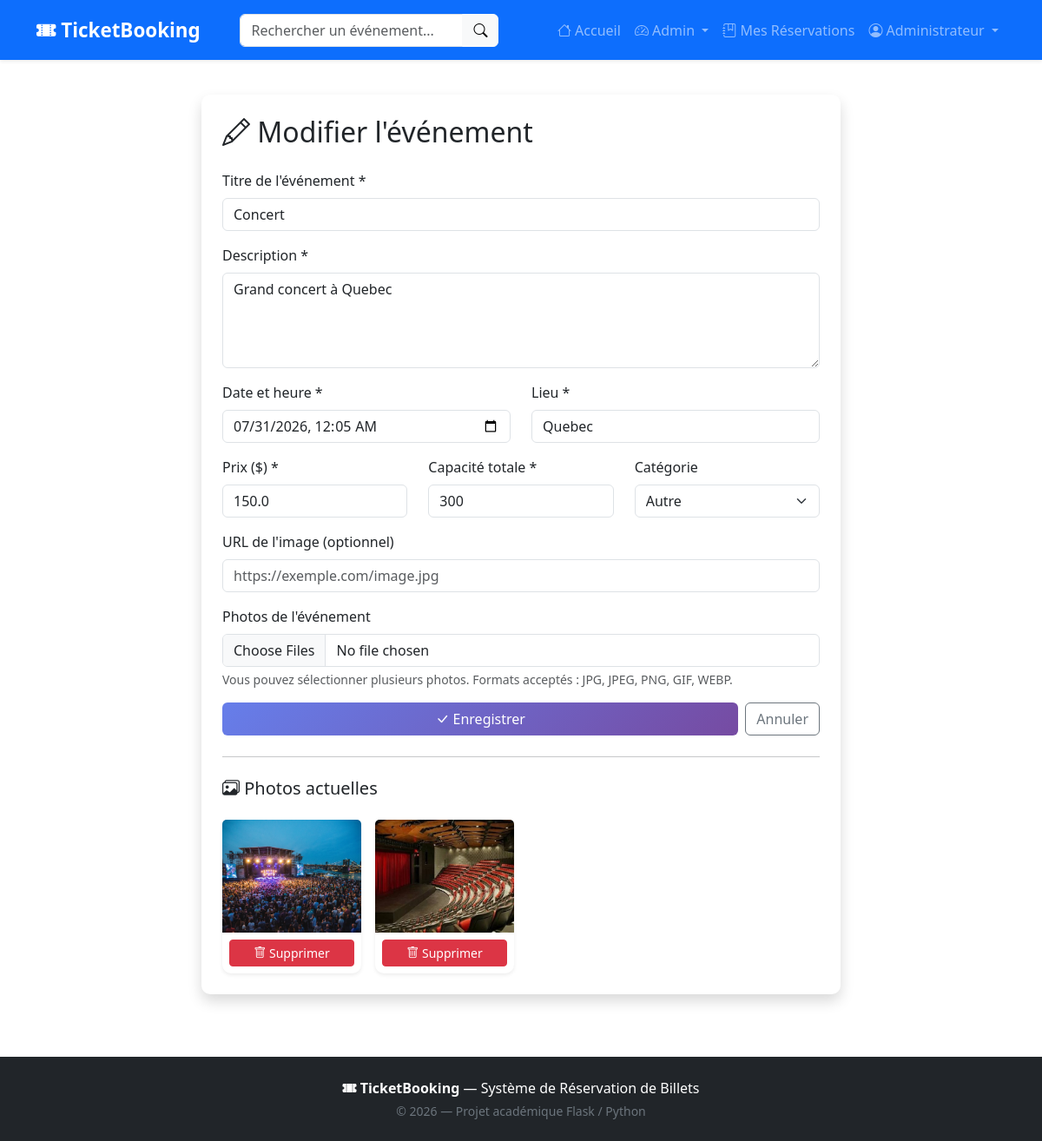
The app's page /admin/events/edit/2 (signed in) with its own data.
### app/models/user.py (models this page shows, shortened)
class User(db.Model, UserMixin):
    __tablename__ = 'users'
    id = db.Column(db.Integer, primary_key=True)
    nom = db.Column(db.String(100), nullable=False)
    email = db.Column(db.String(120), unique=True, nullable=False)
    password = db.Column(db.String(200), nullable=False)
    role = db.Column(db.String(20), nullable=False, default='user')
    bookings = db.relationship('Booking', backref='user', lazy=True, cascade='all, delete-orphan')
    def is_admin(self):
        return self.role == 'admin'

### app/models/event.py (models this page shows, shortened)
class Event(db.Model):
    __tablename__ = 'events'
    id = db.Column(db.Integer, primary_key=True)
    titre = db.Column(db.String(200), nullable=False)
    description = db.Column(db.Text, nullable=False)
    date = db.Column(db.DateTime, nullable=False)
    lieu = db.Column(db.String(200), nullable=False)
    prix = db.Column(db.Float, nullable=False, default=0.0)
    capacite = db.Column(db.Integer, nullable=False)
    places_disponibles = db.Column(db.Integer, nullable=False)
    categorie = db.Column(db.String(50), nullable=False, default='Général')
    image_url = db.Column(db.String(500), default='')
    bookings = db.relationship('Booking', backref='event', lazy=True, cascade='all, delete-orphan')
    photos = db.relationship(
        "EventPhoto",
        backref="event",
        lazy=True,
        cascade="all, delete-orphan"
    )

### app/models/event_photo.py (models this page shows, shortened)
class EventPhoto(db.Model):
    __tablename__ = "event_photos"
    id = db.Column(db.Integer, primary_key=True)
    event_id = db.Column(
        db.Integer,
        db.ForeignKey("events.id"),
        nullable=False,
        index=True
    )
    filename = db.Column(db.String(255), nullable=False)
    original_filename = db.Column(db.String(255), nullable=True)
    caption = db.Column(db.String(255), nullable=True)
    uploaded_at = db.Column(
        db.DateTime,
        nullable=False,
        default=datetime.utcnow
    )

### app/routes/event_routes.py (the view, shortened to what this page needs)
@event_bp.route('/admin/events/edit/<int:event_id>', methods=['GET', 'POST'])
@login_required
@admin_required
def admin_edit_event(event_id):
    event = Event.query.get_or_404(event_id)
    return render_template('admin_event_form.html', action='edit', event=event)

### app/models/user.py (called while the page is built)
@login_manager.user_loader
def load_user(user_id):
    return User.query.get(int(user_id))

### app/utils/auth.py (called while the page is built)
def admin_required(f):
    @wraps(f)
    def decorated_function(*args, **kwargs):
        if not current_user.is_admin():
            flash('Accès réservé aux administrateurs.', 'danger')
            return redirect(url_for('event.index'))
        return f(*args, **kwargs)
    return decorated_function

### app/templates/admin_event_form.html (shortened to what this page needs)
{% extends "base.html" %}
{% block content %}
<div class="row justify-content-center">
    <div class="col-md-8">
        <div class="card shadow">
            <div class="card-body p-4">
                <h2 class="mb-4">
                    {% if action == 'add' %}
                        <i class="bi bi-plus-circle"></i> Ajouter un événement
                    {% else %}
                        <i class="bi bi-pencil"></i> Modifier l'événement
                    {% endif %}
                </h2>
                <form method="POST"
                      enctype="multipart/form-data"
                      action="{% if action == 'add' %}{{ url_for('event.admin_add_event') }}{% else %}{{ url_for('event.admin_edit_event', event_id=event.id) }}{% endif %}">
                    <div class="mb-3">
                        <label for="titre" class="form-label">Titre de l'événement *</label>
                        <input type="text" class="form-control" id="titre" name="titre"
                               value="{% if action == 'edit' %}{{ event.titre }}{% elif titre is defined %}{{ titre }}{% endif %}"
                               required>
                    </div>
                    <div class="mb-3">
                        <label for="description" class="form-label">Description *</label>
                        <textarea class="form-control" id="description" name="description"
                                  rows="4" required>{% if action == 'edit' %}{{ event.description }}{% elif description is defined %}{{ description }}{% endif %}</textarea>
                    </div>
                    <div class="row">
                        <div class="col-md-6 mb-3">
                            <label for="date" class="form-label">Date et heure *</label>
                            <input type="datetime-local" class="form-control" id="date" name="date"
                                   value="{% if action == 'edit' %}{{ event.date.strftime('%Y-%m-%dT%H:%M') }}{% endif %}"
                                   required>
                        </div>
                        <div class="col-md-6 mb-3">
                            <label for="lieu" class="form-label">Lieu *</label>
                            <input type="text" class="form-control" id="lieu" name="lieu"
                                   value="{% if action == 'edit' %}{{ event.lieu }}{% elif lieu is defined %}{{ lieu }}{% endif %}"
                                   required>
                        </div>
                    </div>
                    <div class="row">
                        <div class="col-md-4 mb-3">
                            <label for="prix" class="form-label">Prix ($) *</label>
                            <input type="number" class="form-control" id="prix" name="prix"
                                   step="0.01" min="0"
                                   value="{% if action == 'edit' %}{{ event.prix }}{% elif prix is defined %}{{ prix }}{% else %}0{% endif %}"
                                   required>
                        </div>
                        <div class="col-md-4 mb-3">
                            <label for="capacite" class="form-label">Capacité totale *</label>
                            <input type="number" class="form-control" id="capacite" name="capacite"
                                   min="1"
                                   value="{% if action == 'edit' %}{{ event.capacite }}{% elif capacite is defined %}{{ capacite }}{% else %}100{% endif %}"
                                   required>
                        </div>
                        <div class="col-md-4 mb-3">
                            <label for="categorie" class="form-label">Catégorie</label>
                            <select class="form-select" id="categorie" name="categorie">
                                {% set cats = ['Concert', 'Sport', 'Théâtre', 'Conférence', 'Festival', 'Cinéma', 'Autre'] %}
                                {% for cat in cats %}
                                    <option value="{{ cat }}"
                                        {% if action == 'edit' and event.categorie == cat %}selected{% endif %}
                                        {% if categorie is defined and categorie == cat %}selected{% endif %}>
                                        {{ cat }}
                                    </option>
                                {% endfor %}
                            </select>
                        </div>
                    </div>
                    <div class="mb-3">
                        <label for="image_url" class="form-label">URL de l'image (optionnel)</label>
                        <input type="url" class="form-control" id="image_url" name="image_url"
                               value="{% if action == 'edit' %}{{ event.image_url }}{% elif image_url is defined %}{{ image_url }}{% endif %}"
                               placeholder="https://exemple.com/image.jpg">
                    </div>
                    <div class="mb-3">
                        <label for="photos" class="form-label">
                            Photos de l'événement
                        </label>
                        <input type="file"
                            class="form-control"
                            id="photos"
                            name="photos"
                            multiple
                            accept=".jpg,.jpeg,.png,.gif,.webp,image/*">
                        <div class="form-text">
                            Vous pouvez sélectionner plusieurs photos.
                            Formats acceptés : JPG, JPEG, PNG, GIF, WEBP.
                        </div>
                    </div>
                    <div class="d-flex gap-2">
                        <button type="submit" class="btn btn-primary flex-fill">
                            <i class="bi bi-check-lg"></i>
                            {% if action == 'add' %}Créer l'événement{% else %}Enregistrer{% endif %}
                        </button>
                        <a href="{{ url_for('event.admin_events') }}" class="btn btn-outline-secondary">
                            Annuler
                        </a>
                    </div>
                </form>
                {% if action == 'edit' and event.photos %}
                <hr class="my-4">
                <h5>
                    <i class="bi bi-images"></i>
                    Photos actuelles
                </h5>
                <div class="row g-3 mt-2">
                    {% for photo in event.photos %}
                        <div class="col-md-3">
                            <div class="card shadow-sm">
                                <img src="{{ url_for('static', filename='uploads/events/' ~ photo.filename) }}"
                                    class="card-img-top"
                                    alt="Photo événement"
                                    style="height: 130px; object-fit: cover;">
                                <div class="card-body p-2">
                                    <form method="POST"
                                        action="{{ url_for('event.admin_delete_event_photo', event_id=event.id, photo_id=photo.id) }}"
                                        onsubmit="return confirm('Supprimer cette photo ?');">
                                        <button type="submit"
                                                class="btn btn-sm btn-danger w-100">
                                            <i class="bi bi-trash"></i>
                                            Supprimer
                                        </button>
                                    </form>
                                </div>
                            </div>
                        </div>
                    {% endfor %}
                </div>
            {% endif %}
            </div>
        </div>
    </div>
</div>
{% endblock %}

### app/templates/base.html (shortened to what this page needs)
<!DOCTYPE html>
<html lang="fr">
<head>
    <link href="https://cdn.jsdelivr.net/npm/bootstrap@5.3.2/dist/css/bootstrap.min.css"
          rel="stylesheet">
    <link href="https://cdn.jsdelivr.net/npm/bootstrap-icons@1.11.1/font/bootstrap-icons.css"
          rel="stylesheet">
    <link href="{{ url_for('static', filename='css/style.css') }}" rel="stylesheet">
</head>
<body>
    <nav class="navbar navbar-expand-lg navbar-dark bg-primary shadow-sm">
        <div class="container">
            <a class="navbar-brand fw-bold" href="{{ url_for('event.index') }}">
                <i class="bi bi-ticket-perforated-fill"></i> TicketBooking
            </a>
            <div class="collapse navbar-collapse" id="navbarNav">
                <form class="d-flex mx-auto my-2 my-lg-0"
                      action="{{ url_for('event.search') }}"
                      method="GET">
                    <div class="input-group">
                        <input type="text"
                               class="form-control"
                               name="q"
                               placeholder="Rechercher un événement..."
                               value="{{ request.args.get('q', '') }}">
                        <button class="btn btn-light" type="submit">
                            <i class="bi bi-search"></i>
                        </button>
                    </div>
                </form>
                <ul class="navbar-nav ms-auto">
                    <li class="nav-item">
                        <a class="nav-link" href="{{ url_for('event.index') }}">
                            <i class="bi bi-house"></i> Accueil
                        </a>
                    </li>
                    {% if current_user.is_authenticated %}
                        {% if current_user.is_authenticated and current_user.is_admin() %}
                            <li class="nav-item dropdown">
                                <a class="nav-link dropdown-toggle"
                                   href="#"
                                   role="button"
                                   data-bs-toggle="dropdown"
                                   aria-expanded="false">
                                    <i class="bi bi-speedometer2"></i> Admin
                                </a>
                            </li>
                        {% endif %}
                        <li class="nav-item">
                            <a class="nav-link" href="{{ url_for('booking.my_bookings') }}">
                                <i class="bi bi-journal-bookmark"></i> Mes Réservations
                            </a>
                        </li>
                        <li class="nav-item dropdown">
                            <a class="nav-link dropdown-toggle"
                               href="#"
                               role="button"
                               data-bs-toggle="dropdown"
                               aria-expanded="false">
                                <i class="bi bi-person-circle"></i>
                                {{ current_user.nom }}
                            </a>
                        </li>
                    {% endif %}
                </ul>
            </div>
        </div>
    </nav>
    <main class="container my-4">
        {% block content %}{% endblock %}
    </main>
    <footer class="bg-dark text-white py-4 mt-5">
        <div class="container text-center">
            <p class="mb-1">
                <i class="bi bi-ticket-perforated-fill"></i>
                <strong>TicketBooking</strong>
                — Système de Réservation de Billets
            </p>
            <p class="mb-0 text-secondary small">
                &copy; 2026 — Projet académique Flask / Python
            </p>
        </div>
    </footer>
</body>
</html>

### app/static/css/style.css (style rules this page uses)
:root { --primary-gradient: linear-gradient(135deg, #667eea 0%, #764ba2 100%); --shadow-soft: 0 4px 15px rgba(0, 0, 0, 0.1); }
body { font-family: 'Segoe UI', Tahoma, Geneva, Verdana, sans-serif; background-color: #ffffff; min-height: 100vh; display: flex; flex-direction: column; }
main { flex: 1; }
.navbar { padding: 0.8rem 0; }
.navbar-brand { font-size: 1.4rem; }
.btn-primary { background: linear-gradient(135deg, #667eea, #764ba2); border: none; }
.card { border-radius: 10px; border: none; }
footer { margin-top: auto; }

### records on screen
User: nom "Administrateur"
Event: titre "Concert", description "Grand concert à Quebec", date "07/31/2026 00:05", lieu "Quebec", prix "150.0", capacite "300", categorie "Autre"
EventPhoto: filename (picture)
EventPhoto: filename (picture)
